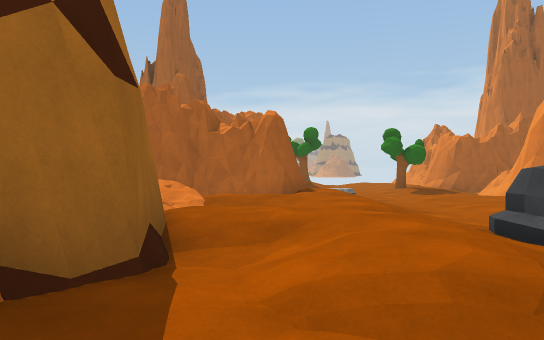
[1] (above)

16 first-person views from a walk through a 3-D level made in the Unity game engine. The camera is 1.4 m above the floor, looks level and sees 70° across. The floor is counted in squares, 2 m on a side. Each view is taken from the middle of a square. On the plan, view 1 faces up. The plan holds only what a view shows up to about 11 squares ahead; the rest is blank. The place goes on beyond the plan. The player character is not drawn.

[2]
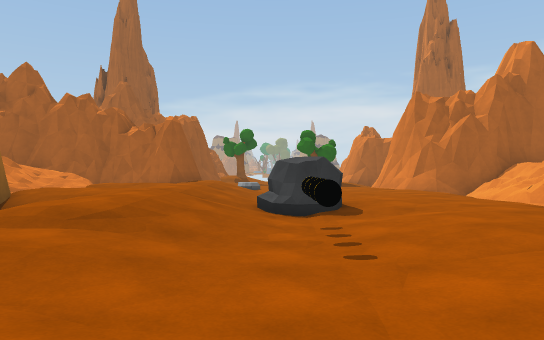

[3]
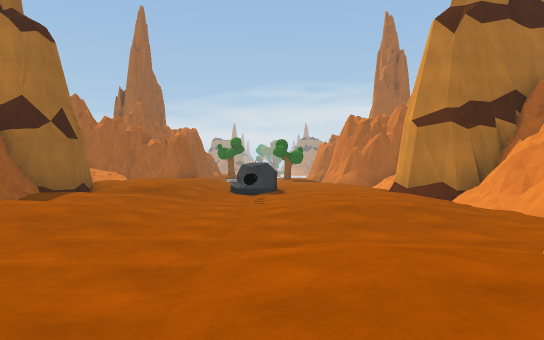

[4]
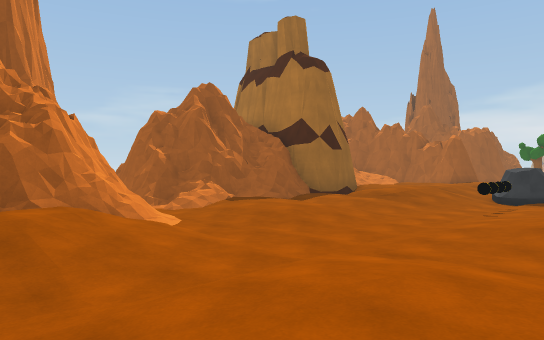

[5]
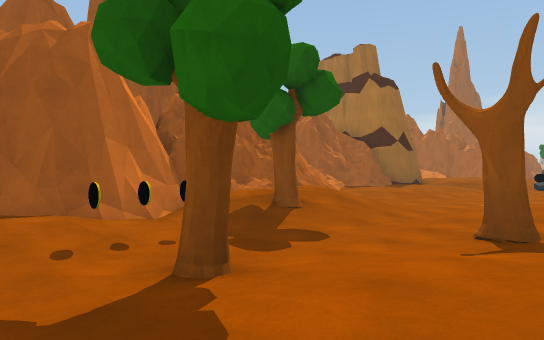

[6]
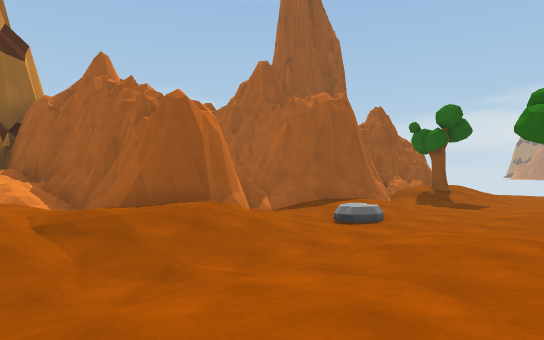

[7]
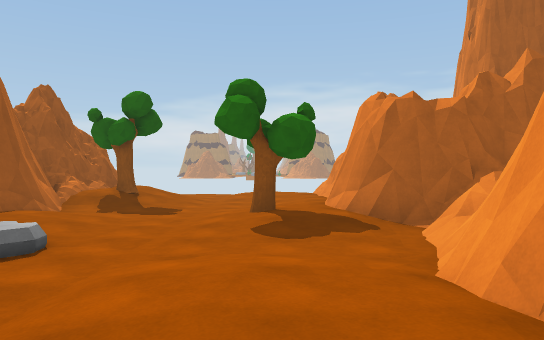

[8]
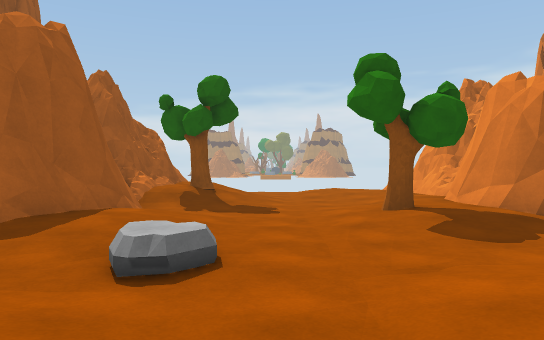

[9]
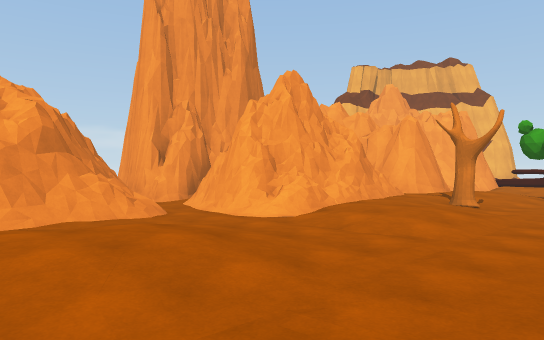

[10]
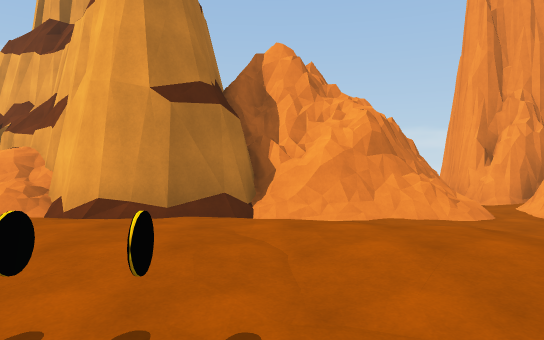

[11]
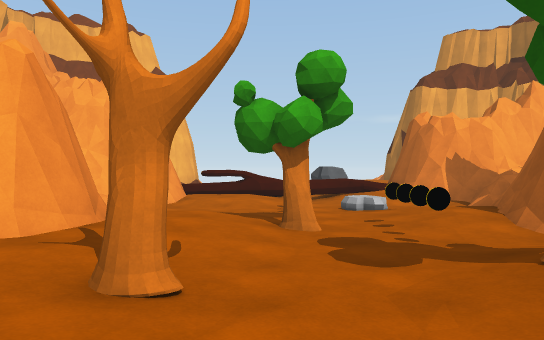

[12]
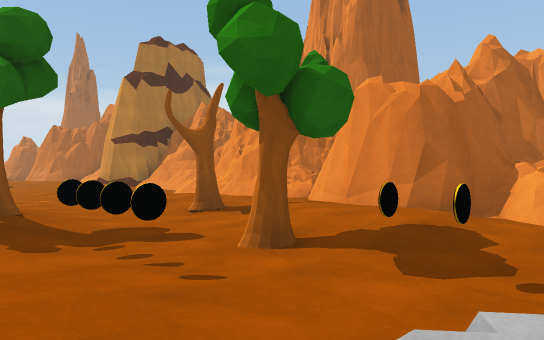

[13]
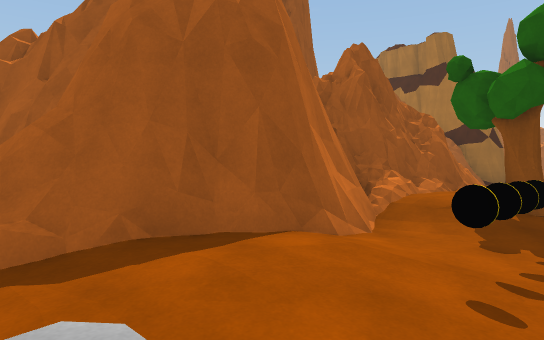

[14]
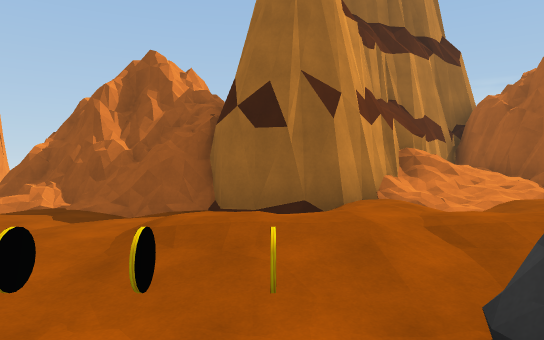

[15]
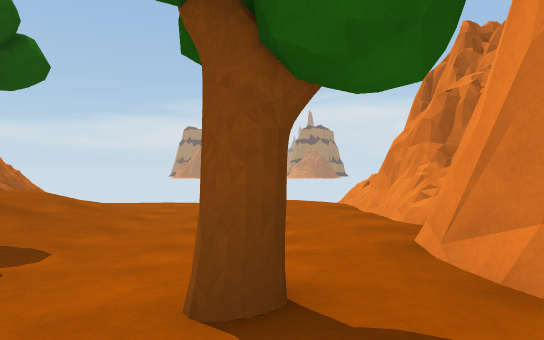

[16]
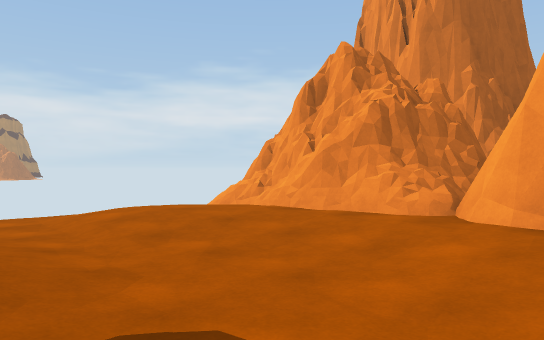

### Floor plan
Key: @ floor where view 1 was taken; # wall or solid block; x gap in a wall; . main floor; : floor 0.25 m higher than the main floor; + floor 0.5 m higher than the main floor; * floor 0.75 m higher than the main floor; % floor 1 m higher than the main floor; / step, stairs or slope; = window, fence, low wall or low ledge; R rock; C coin; T tree; O other object.
Columns run from 5 left of view 1 to 11 right of it. Each row starts with its distance up from view 1.
 21      = ...:.#
 20      #/:.:::#
 19      #*+..::#
 18      #*+...:##
 17      #T/...:=#
 16      #....:/##
 15      #/...Tx##
 14     ##:...::##
 13     ##:...../
 12     #/.+....#
 11     ##:...::#
 10      #/:.:::#
  9 ######*+..::##
  8 #///+:*+.:::/###
  7 #//%***:.:::://#
  6 ###/:/*+..::://#
  5   #****+RR::://#
  4   ##/**+/R:::###
  3    ##/*+.C:::#
  2    #:+*/.O:::#
  1    #::::.C:::#
  0   ##:@:...:::##
 -1   ##:::...::.###
 -2   #=.::......:=##
 -3   #.........../=#
 -4     #=....:.#####
 -5     ##/:.:::##
 -6      #*+..::##
 -7      #*+...:##
 -8      #+T..T:=#
 -9      #.O..:/##
-10      #/O.T:/##
-11     ##:C..::##
-12     ##:..O../#
-13      /.+....##

Positions as (right, up) in squares from view 1, and headings:
1: (0, 0), facing up
2: (3, -2), facing up
3: (4, -7), facing up
4: (6, -7), facing up-left
5: (6, -12), facing up-left
6: (6, 6), facing up-left
7: (5, 8), facing up
8: (3, 9), facing up
9: (2, 1), facing down-right
10: (2, 1), facing right
11: (4, -5), facing down
12: (1, -13), facing up-right
13: (3, -13), facing up-left
14: (5, 3), facing left
15: (5, 13), facing up
16: (2, 15), facing up-right
